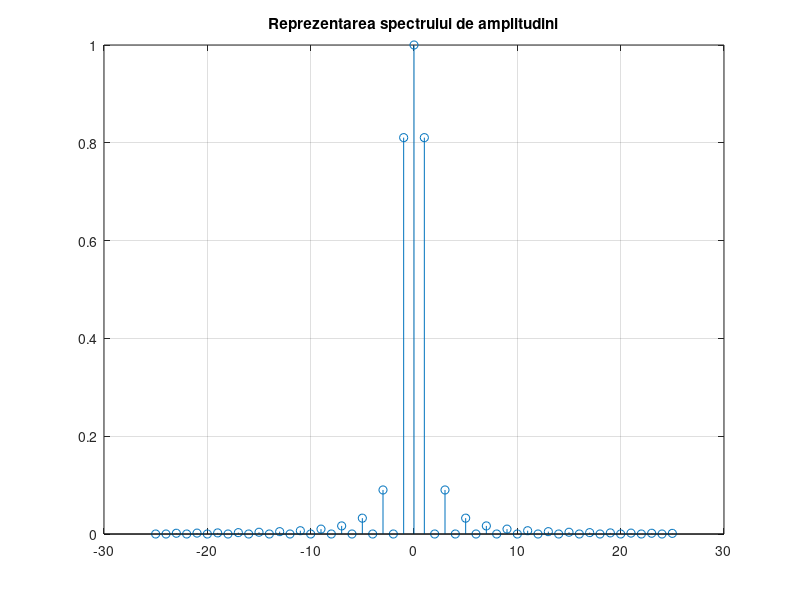
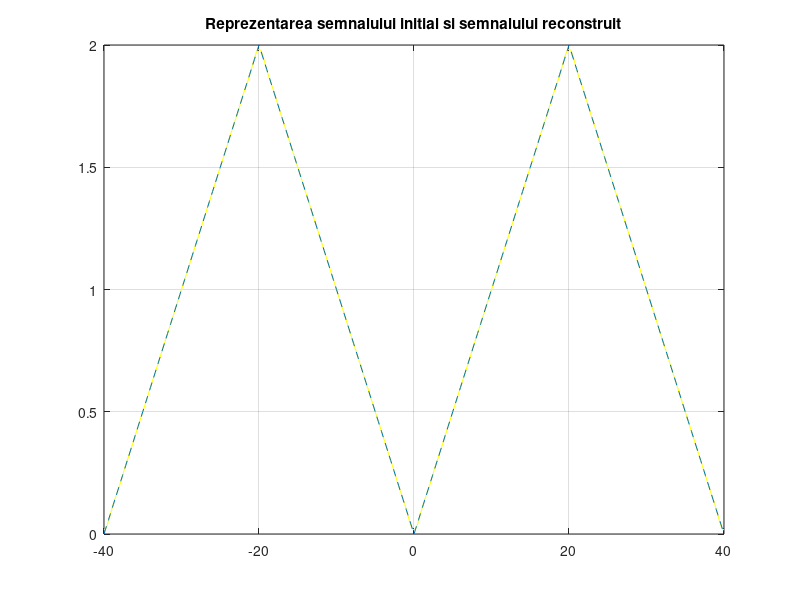

Write the MATLAB code that produced these figures, in order.
%Semnal triunghiular

P = 40;   %perioada semnalului
D = 20;   %durata semnalului este egala cu numarul de ordine 
N = 50;   %numarul de coeficienti
t = -P:0.2:P;  
%t este un vector ce contine valori de la -40 la 40 cu pasul 0.2(rezolutia)
%se vor afisa doua perioade
w0 = 2*pi*1/P;   %frecventa unghiulara
d = D/P;  %d este un numar cuprins intre 0 si P si reprezinta valoarea 
%la care se atinge maximul

x = 1+sawtooth(w0*t, d);    %x este semnalului initial
f0 = @(t)1/P*(1+sawtooth(w0*t, d));
%@(t) trebuie pus pentru a fi posibila integrarea lui f0
CC = integral(f0,0,P);   %componenta continua 
%integral(f0,0,P) inseamna integrala din f0 de la 0 la P
Ck = zeros(1,N); 
%Ck este o matrice cu o linie si N coloane, cu toate elementele egale cu 0
Ak = zeros(1,N);
%Ak este o matrice cu o linie si N coloane, cu toate elementele egale cu 0
y = 0;  %y este semnalul reconstruit

for k = 1:1:N   
    
    f1 = @(t)1/P*(1+sawtooth(w0*t, d)).*exp(-(1j)*(k-25)*w0*t);
    %am pus (k-25) pentru a afla componentele de la -25 la 25
    Ck(k) = integral(f1,0,P)  %coeficientii SFC
    Ak(k+1) = 2*abs(Ck(k));   %coeficientii SFA
    y = y + Ck(k)*exp((1j)*(k-25)*w0*t);   %formula semnalului SFC
   
end

figure(1)      %dorim ca reprezentarile grafice sa fie in ferestre separate 
%iar graficul ce urmeaza are numarul 1
Ak(26) = CC;   %componenta k=25 trebuie sa fie egala cu componenta 
%continua
a = -N/2:N/2;  %a este un vector ce ia valori de la -25 la 25, din 1 in 1
%reprezentarea discrecta a elementelor vectorului Ak in functie de vectorul
%a:
stem(a, Ak)  
grid   %se traseaza pe grafic o retea de linii, pentru a citi mai usor graficul
title('Reprezentarea spectrului de amplitudini');

%reprezentarea semnalului initial x in functie de t cu linie punctata si
%reprezentarea semnalului reconstruit y in functie de t cu linie continua 
%de culoare galbena reprezentate pe acelasi grafic
figure(2)
plot( t, y, 'y', t, x, '--')
grid 
title('Reprezentarea semnalului initial si semnalului reconstruit');


%In cazul de fata (D=20), spectrul de aplitudini are componentele pare 
%egale cu 0 deoarece d este 1/2 (adica acestea se anuleaza din 2 in 2). De
%asemenea, se observa ca componentele impare scad brusc.

%Semnalul reconstruit este aproape identic cu semnalul initial, fiind greu
%vizibila o eroare, deoarece numarul de componente(50) este destul de mare.
%Daca acest numar ar fi fost mai mic, eroarea s-ar fi observat mai usor.
%Deci, pentru reconstruirea unui semnal este mai bine sa folosim cat mai
%multi termeni, pentru ca semnalul reconstruit sa fie la fel cu cel initial.
